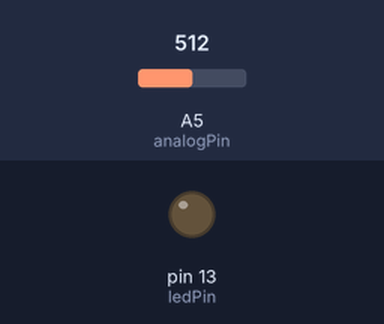
Bench run of a sketch on a simulated Arduino Uno, built with avr-gcc and run on an emulated ATmega328P. Shown: output pins drawn as LEDs (lit = HIGH). The test bench sets the inputs (shaded band); at power-on: A5 (analogPin) = 512.

Above: at 1.2 s.
1.3 s: A5 (analogPin) set to 983
2.8 s: A5 (analogPin) set to 1017
At 3.1 s:
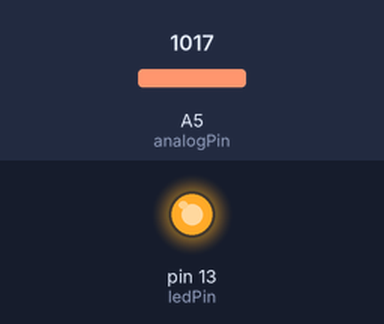
4.3 s: A5 (analogPin) set to 990
At 5.5 s:
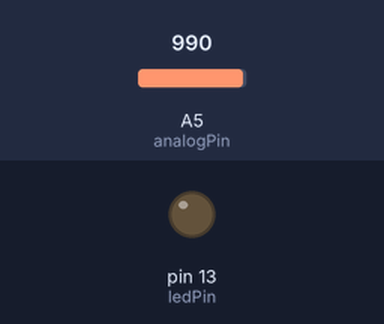
5.8 s: A5 (analogPin) set to 1010
At 6.6 s:
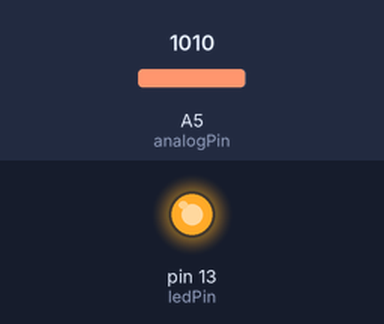
Timing chart, 0 to 8.3 s (numbered marks = the images above; inputs shaded):
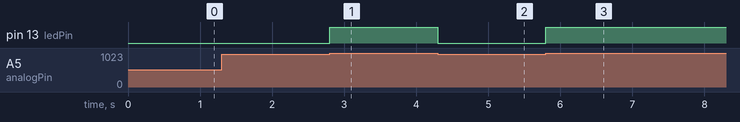

The sketch:

monitor.ino
```cpp
int analogPin = 5;     // mic connected to analog pin 5
                       // outside leads to ground and +5V
int val = 0;           // variable to store the mic read
int ledPin = 13;

#include <SoftwareSerial.h>

const int IMP_SERIAL_RX = 8;
const int IMP_SERIAL_TX = 9;

SoftwareSerial impSerial(IMP_SERIAL_RX, IMP_SERIAL_TX);

void setup() {
  pinMode(ledPin, OUTPUT); // set the LED pin as out

   // Open the hardware serial port
  Serial.begin(19200);

  // Set the data rate for the SoftwareSerial port
  impSerial.begin(19200);
}

void loop() {
  val = analogRead(analogPin);
  if (val > 1000) {
    digitalWrite(ledPin, HIGH);

    // Truncate the value that's sent
    int sent = impSerial.write(val / 10);
    delay(500); // wait 0.5s
  } else {
    digitalWrite(ledPin, LOW);
  }
}
```

Measured:
- the behaviour switches between 1000 and 1001 on A5 (analogPin) (found by bisection; images 0 and 1)
- after the input at 1.3 s, every drawn part: stays the same
- after the input at 2.8 s, pin 13 (ledPin): LOW → HIGH at once
- after the input at 4.3 s, pin 13 (ledPin): HIGH → LOW at once
- after the input at 5.8 s, pin 13 (ledPin): LOW → HIGH at once
